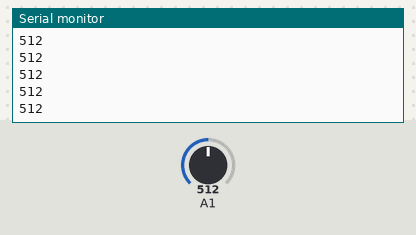
Recording of a sketch running on a simulated Arduino Uno, built with avr-gcc and run on an emulated ATmega328P. Shown: the last lines printed to the serial monitor. The inputs (shaded band) are chosen by the test bench; at power-on: A1 = 512. Storage starts empty.

Above: at 1.2 s.
1.3 s: A1 set to 716
At 2.0 s:
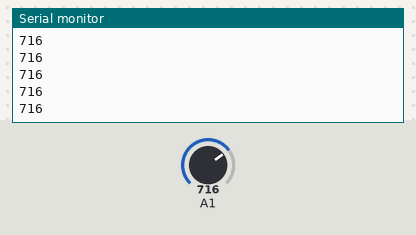
2.8 s: A1 set to 900
At 3.8 s:
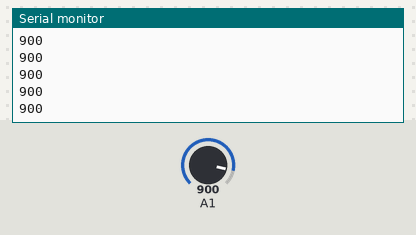
Timing chart, 0 to 5.8 s (numbered marks = the images above; inputs shaded):
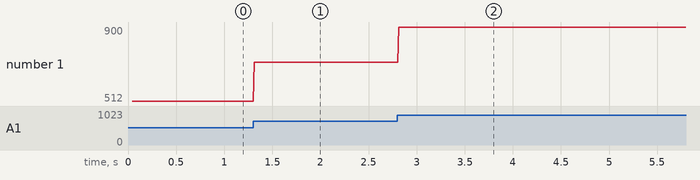

Measured:
- after the input at 1.3 s, the serial monitor: prints a new line at once (image 1)
- after the input at 2.8 s, the serial monitor: prints a new line at once (image 2)
- plotted number 1: 512 → 716 after the input at 1.3 s, 716 → 900 after the input at 2.8 s

The sketch:

Datalogger_V1.ino
```cpp
// Codigo sismografo V1

#include <SPI.h>
#include <SD.h>

const int chipSelect = 10;
File dataFile;

void setup() {
  // Open serial communications and wait for port to open:
  Serial.begin(9600);

  // dalcaramos todos los puertos como entradas
  for (int pin = 1; pin < 10; pin++) {
    pinMode(pin, INPUT);
  }

  Serial.print("Initializing SD card...");

  // see if the card is present and can be initialized:
  if (!SD.begin(chipSelect)) {
    Serial.println("Card failed, or not present");
    // don't do anything more:
    return;
  }
  Serial.println("card initialized.");
}

void loop() {
  // string para armar el dato a guardar
  String dataString = "";

  // leemos el pin analogo
  dataString += millis();
  dataString += ",";
  int sensor = analogRead(1);
  dataString += String(sensor);

  dataFile = SD.open("datosSis.txt", FILE_WRITE);
  // si el archivo esta abierto, escribimos:
  if (dataFile) {
    dataFile.println(dataString);
    dataFile.close();
    // mostramos el dato guardado por serial
    Serial.println(sensor);

  } else {
    Serial.println("error opening datalog.txt");
  }
}
```
